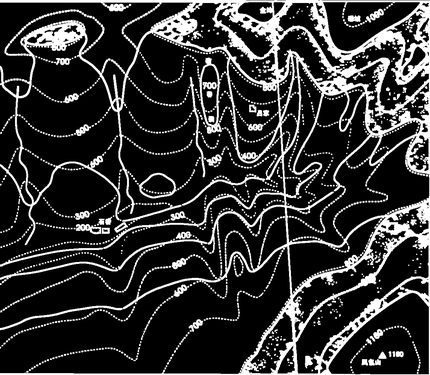
#> input picture scripts/geomap_sam_demo/outputs/debug/line_mask.png, 430 x 375 px, shrunk from 1144 x 996 before the run
$ python show_results.py
#> lines starting #> are read from the running program, lines starting #| are printed output that depends on the picture
# ============================================================
# 🎨 一键查看聚类结果
# 把原图、黑线 mask、聚类预览图、所有 cluster mask 拼在一张图里
# ============================================================

import os
import glob
import cv2
import numpy as np
import matplotlib.pyplot as plt

# ---------- 路径配置（和 blacklinemiss.py 默认一致）----------
input_path = "data/cropped_map.png"
debug_dir = "outputs/debug"
mask_dir = "outputs/masks_clean"

# ---------- 收集所有要展示的图 ----------
panels = []  # 每项是 (标题, 图像数组)

# 原图
if os.path.exists(input_path):
    img = cv2.cvtColor(cv2.imread(input_path), cv2.COLOR_BGR2RGB)
    panels.append(("原图 Original", img))

# 黑线 mask
line_mask_path = os.path.join(debug_dir, "line_mask.png")
if os.path.exists(line_mask_path):
    panels.append(("黑线 Line Mask", cv2.imread(line_mask_path, cv2.IMREAD_GRAYSCALE)))

# 聚类预览
preview_path = os.path.join(debug_dir, "cluster_no_lines_preview.png")
if os.path.exists(preview_path):
    panels.append(("聚类预览 Preview", cv2.cvtColor(cv2.imread(preview_path), cv2.COLOR_BGR2RGB)))
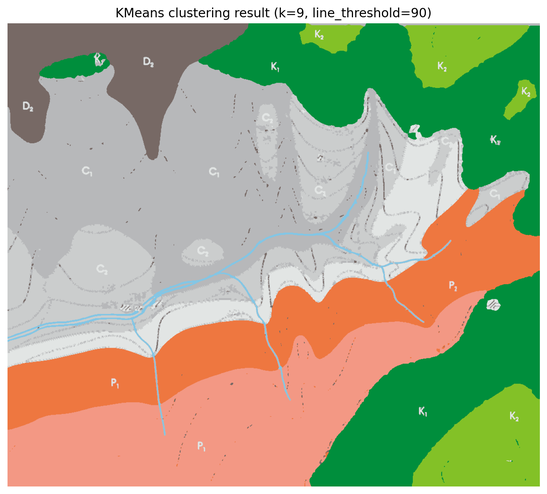
#> input picture scripts/geomap_sam_demo/outputs/debug/cluster_no_lines_preview.png, 547 x 494 px, shrunk from 1455 x 1314 before the run

# 各个 cluster mask（按文件名排序）
mask_files = sorted(glob.glob(os.path.join(mask_dir, "cluster_*_clean.png")))
for mf in mask_files:
    name = os.path.basename(mf).replace("_clean.png", "")
    panels.append((name, cv2.imread(mf, cv2.IMREAD_GRAYSCALE)))
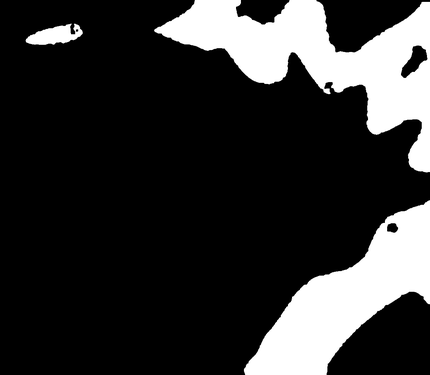
#> input picture scripts/geomap_sam_demo/outputs/masks_clean/cluster_0_clean.png, 430 x 375 px, shrunk from 1144 x 996 before the run

if not panels:
    print("⚠️  没找到任何图，请先运行 blacklinemiss.py")
    exit(0)

# ---------- 自动计算网格大小 ----------
n = len(panels)
#> n = 5
cols = 4
rows = (n + cols - 1) // cols
#> rows = 2

fig, axes = plt.subplots(rows, cols, figsize=(cols * 4, rows * 3.5))
axes = np.atleast_2d(axes).reshape(rows, cols)

for idx, (title, img) in enumerate(panels):
    r, c = idx // cols, idx % cols
    ax = axes[r, c]
    if img.ndim == 2:
        ax.imshow(img, cmap="gray")
    else:
        ax.imshow(img)
    ax.set_title(title, fontsize=10)
    ax.axis("off")
#> this loop made 5 passes
#> (title, r, c) on passes 1 to 5: ('黑线 Line Mask', 0, 0), ('聚类预览 Preview', 0, 1), ('cluster_0', 0, 2), ('cluster_1', 0, 3), ('cluster_2', 1, 0)

# 关掉空的子图
for idx in range(n, rows * cols):
    r, c = idx // cols, idx % cols
    axes[r, c].axis("off")

plt.suptitle("🗺️  地质图聚类结果总览", fontsize=14, y=1.02)
plt.tight_layout()

out_path = os.path.join(debug_dir, "all_results.png")
plt.savefig(out_path, dpi=150, bbox_inches="tight")
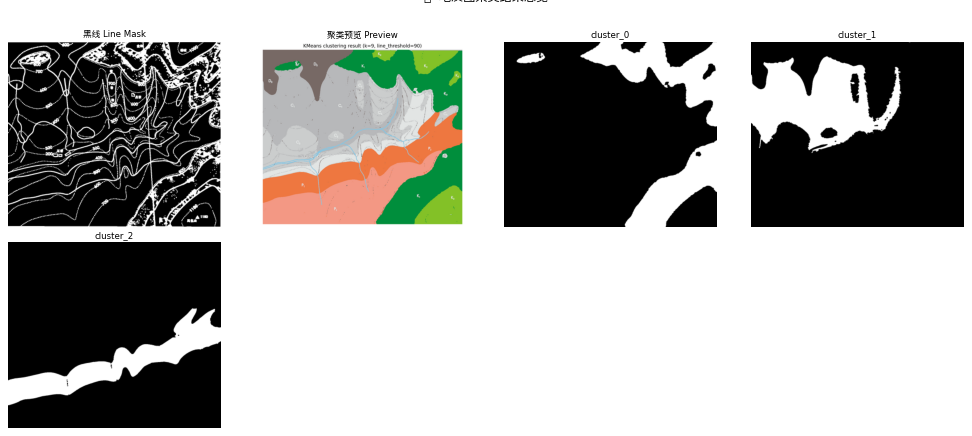
#> figure drawn by matplotlib, 5 panels
plt.show()

print(f"✨ 已保存总览图: {out_path}")
print(f"📊 共展示 {n} 张图")
#| 📊 共展示 5 张图
